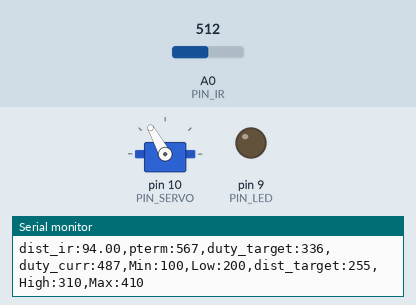
This sketch was run on a simulated Arduino Uno, built with avr-gcc and run on an emulated ATmega328P. Parts: servo, output pins drawn as LEDs (lit = HIGH), the last lines printed to the serial monitor. The inputs (shaded band) are chosen by the test bench; at power-on: A0 (PIN_IR) = 512.

Above: at 1.2 s.
1.3 s: A0 (PIN_IR) set to 1010
At 2.6 s:
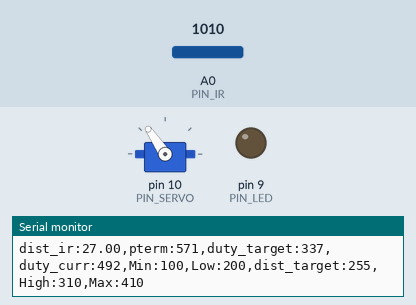
2.9 s: A0 (PIN_IR) set to 122
At 3.8 s:
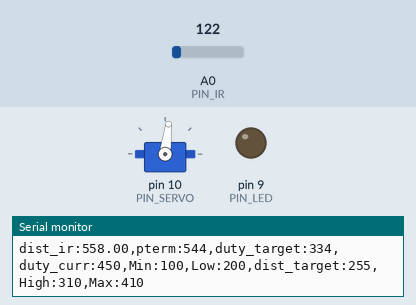
4.6 s: A0 (PIN_IR) set to 90
At 6.1 s:
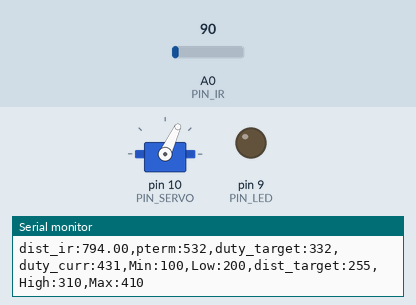
Timing chart, 0 to 7.6 s (numbered marks = the images above; inputs shaded):
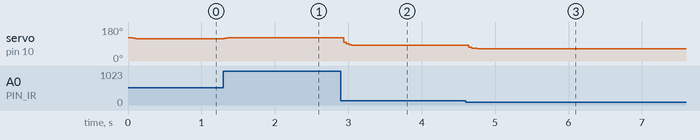

The sketch:

P_control_20203025.ino
```cpp
#include <Servo.h> // 서보를 쓰기 위해 넣음.

// Arduino pin assignment------------------------------------------------------------
#define PIN_LED 9     // [1234] LED를 GPIO 9번 핀에 연결
#define PIN_SERVO 10  //[3030]SERVO -> 10번 핀에 연결
#define PIN_IR A0     //[3037]적외선 센서 -> A0에 연결

// Framework setting------------------------------------------------------------
#define _DIST_TARGET 250 // [3040] 레일플레이트의 중간지점(목표지점=25.5cm)
#define _DIST_MIN 100     //[3035] 측정 최소 거리
#define _DIST_MAX 410    //[3036] 측정 가능한 최대 거리

// Servo range ------------------------------------------------------------
#define _DUTY_MIN 1000 //[3028] 서보 각도 최소값
#define _DUTY_NEU 1450 //[3038] 레일 수평 서보 펄스폭
#define _DUTY_MAX 2000 //[3031] 서보 최대값

// Servo speed control------------------------------------------------------------
#define _SERVO_ANGLE 30 //[3030] servo angle limit 실제 서보의 동작크기
                        //[3023] 서보모터의 작동 범위(단위 : degree)
#define _SERVO_SPEED 30 //[3040] 서보의 각속도(초당 각도 변화량)

// Event periods------------------------------------------------------------
#define _INTERVAL_DIST 20   //[3039]적외선 센서 측정 간격
#define _INTERVAL_SERVO 20         //[3046]서보갱신간격
#define _INTERVAL_SERIAL 100       //[3030]시리얼 플로터 갱신간격

// PID parameters------------------------------------------------------------
#define _KP 0.06    //[3039] 비례 제어의 상수 값

//EMA -------------------------------------------------------------
#define DELAY_MICROS  1500 // 필터에 넣을 샘플값을 측정하는 딜레이(고정값!)
#define EMA_ALPHA 0.35     // EMA 필터 값을 결정하는 ALPHA 값. 작성자가 생각하는 최적값임.

Servo myservo;
float dist_min,dist_max,duty_neutral; // 최소, 최대, 중간 거리

// Distance sensor------------------------------------------------------------
float dist_target; // 공을 보낼 위치
float dist_raw, dist_ema; //[3034] 적외선센서로 측정한 거리값과 ema필터를 적용한 거리값

// Event periods------------------------------------------------------------
unsigned long last_sampling_time_dist, last_sampling_time_servo, last_sampling_time_serial;   //[3039] interval간격으로 동작 시행을 위한 정수 값
bool event_dist, event_servo, event_serial; //[3023] 적외선센서의 거리측정, 서보모터, 시리얼의 이벤트 발생 여부

// Servo speed control------------------------------------------------------------
int duty_chg_per_interval;  //[3039] interval 당 servo의 돌아가는 최대 정도
int duty_target, duty_curr; //[3030]servo 목표 위치, servo 현재 위치

// PID variables------------------------------------------------------------

float error_curr, error_prev, control, pterm, iterm, dterm; // [3042] 현재 오차값, 이전 오차값, ? , p,i,d 값

float ema_dist=0;            // EMA 필터에 사용할 변수
float filtered_dist;       // 최종 측정된 거리값을 넣을 변수. loop()안에 filtered_dist = filtered_ir_distance(); 형태로 사용하면 됨.
float samples_num = 3;     // 스파이크 제거를 위한 부분필터에 샘플을 몇개 측정할 것인지. 3개로 충분함! 가능하면 수정하지 말 것.

void setup() {//====================================================================================================
//  LED의 GPIO 핀을 초기화하고 서보를 부착합니다
pinMode(PIN_LED,OUTPUT);   //[3030]LED를 연결[3027]
myservo.attach(PIN_SERVO); //[3039]servo를 연결

// 전역 변수 초기화.
dist_min = _DIST_MIN;       //[3030] 측정값의 최소값(측정가능 거리의 최소값)
dist_max= _DIST_MAX;        //[3032] 측정값의 최대값(측정가능 거리의 최대값)
dist_target = _DIST_TARGET; //[3023] 목표 거리 위치
duty_neutral=_DIST_TARGET;

// 서보를 중립 위치로 이동합니다.
myservo.writeMicroseconds(_DUTY_NEU); //[3030]서보를 레일이 수평이 되는 값으로 초기화
Serial.begin(57600);  //[3039] 시리얼 모니터 속도 지정

// convert angle speed into duty change per interval.
// interval 당 servo의 돌아가는 최대 정도를
  duty_chg_per_interval =(float)(_DUTY_MAX - _DUTY_MIN) * (_SERVO_SPEED / _SERVO_ANGLE) * (_INTERVAL_SERVO / 1000.0); //[3039]
//                              (서보 최대값 - 서보 최소값) * (서보 스피드 / 실제 서보의 동작크기) * (서보갱신간격/1000.0)
//_SERVO_ANGLE /_SERVO_SPEED = (_DUTY_MAX - _DUTY_MIN_)* INTERVAL_SERVO/duty_chg_per_interval
//= interval 반복횟수 * INTERVAL_SERVO = _SERVO_ANGLE만큼 돌아가는데 걸리는 시간

}
//====================================================================================================
void loop() {
  dist_raw = ir_distance_filtered();
  event_dist = dist_raw;

  if(event_dist) {
    event_dist = false;    // [3037]
    dist_ema = ir_distance_filtered();   // 거리 보정 필터.

    // PID control logic
    error_curr = dist_target - dist_ema; //[3034] 목표위치와 실제위치의 오차값
    pterm =  error_curr*error_curr/error_curr;
    control = _KP * pterm ;

    duty_target = duty_neutral + control; //[3034] --> 중립값에서 control만큼 움직임.
    duty_curr = (duty_target + control)*6.6; //[3034] --> 중립값에서 control만큼 움직임.
    // duty_target 값을 [_DUTY_MIN, _DUTY_MAX] 범위 내로 유지
  }

   myservo.writeMicroseconds(duty_curr);//[3034]
    Serial.print("dist_ir:");
    Serial.print(dist_raw);
    Serial.print(",pterm:");
    Serial.print(map(pterm,-1000,1000,510,610));
    Serial.print(",duty_target:");
    Serial.print(map(duty_target,1000,2000,410,510));
    Serial.print(",duty_curr:");
    Serial.print(map(duty_curr,1000,2000,410,510));
    Serial.println(",Min:100,Low:200,dist_target:255,High:310,Max:410");
}

float ir_distance(void){ // return value unit: mm
  float val; //[3031]
  float volt = float(analogRead(PIN_IR)); //[3031]
  val = ((6762.0/(volt-9.0))-4.0) * 10.0; //[3031]
  return val; //[3031]
}

float under_noise_filter(void){ // 아래로 떨어지는 형태의 스파이크를 제거해주는 필터
  int currReading;
  int largestReading = 0;
  for (int i = 0; i < samples_num; i++) {
    currReading = ir_distance();
    if (currReading > largestReading) { largestReading = currReading; }
    // Delay a short time before taking another reading
    delayMicroseconds(DELAY_MICROS);
  }
  return largestReading;
}

float ir_distance_filtered(void){ // return value unit: mm
  int currReading;
  int lowestReading = 1024;
  for (int i = 0; i < samples_num; i++) {
    currReading = under_noise_filter();
    if (currReading < lowestReading) { lowestReading = currReading; }
  }
  // eam 필터 추가
  ema_dist = EMA_ALPHA*lowestReading + (1-EMA_ALPHA)*ema_dist;
  return ema_dist;
}
```

Measured:
- after the input at 1.3 s, servo on pin 10 (PIN_SERVO): 119° → 123° at once, → 124° 0.11 s later
- after the input at 2.9 s, servo on pin 10 (PIN_SERVO): 124° → 84° at once, → 83° 0.19 s later
- after the input at 4.6 s, servo on pin 10 (PIN_SERVO): 83° → 65° at once
